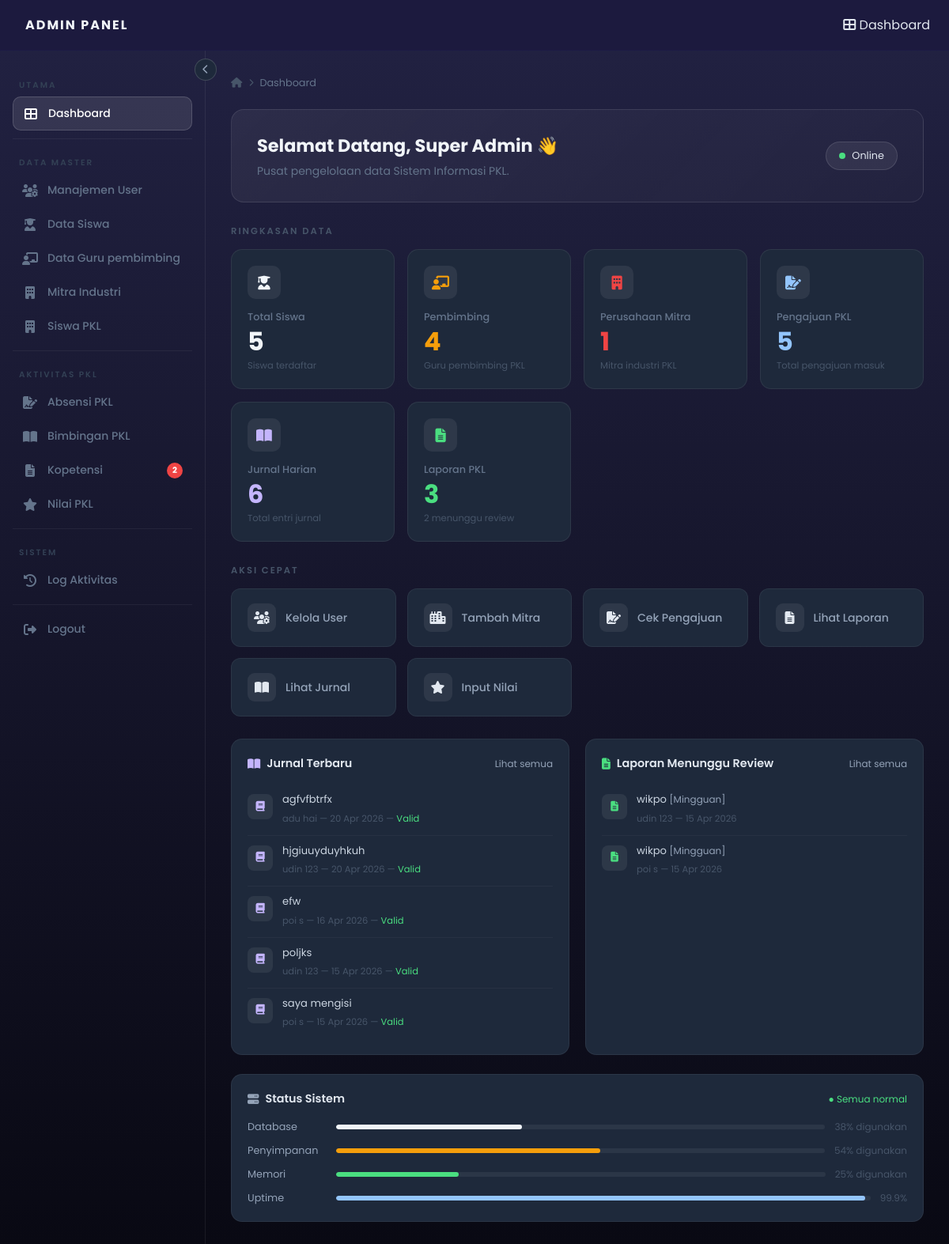
Screenshot of /admin/dashboard_admin2.php (signed in) with the database file from the repository.
### tables this page shows
CREATE TABLE `jurnal_harian` (
  `id` int(11) NOT NULL,
  `siswa_id` int(11) NOT NULL,
  `tanggal` date NOT NULL,
  `jam_masuk` time DEFAULT NULL,
  `jam_keluar` time DEFAULT NULL,
  `kegiatan` text NOT NULL,
  `foto_kegiatan` varchar(255) DEFAULT NULL,
  `status_validasi` enum('pending','valid','tolak') DEFAULT 'pending',
  `komentar_pembimbing` text DEFAULT NULL
);

CREATE TABLE `users` (
  `id` int(11) NOT NULL,
  `nama_depan` varchar(50) NOT NULL,
  `nama_belakang` varchar(50) NOT NULL,
  `email` varchar(100) NOT NULL,
  `password` varchar(255) NOT NULL,
  `role` enum('siswa','pembimbing','wakasek','admin') NOT NULL,
  `created_at` timestamp NOT NULL DEFAULT current_timestamp()
);

CREATE TABLE `laporan_pkl` (
  `id` int(11) NOT NULL,
  `siswa_id` int(11) NOT NULL,
  `judul_laporan` varchar(200) DEFAULT NULL,
  `file_path` varchar(255) DEFAULT NULL,
  `jenis_laporan` enum('mingguan','akhir') NOT NULL,
  `status_pembimbing` enum('pending','revisi','disetujui') DEFAULT 'pending',
  `status_wakasek` enum('pending','disetujui') DEFAULT 'pending',
  `catatan_revisi` text DEFAULT NULL,
  `tampil_di_publik` tinyint(1) DEFAULT 0,
  `created_at` timestamp NOT NULL DEFAULT current_timestamp()
);

### admin/dashboard_admin2.php (the view, shortened to what this page needs)
<?php
include "../config.php";
$total_siswa      = mysqli_fetch_assoc(mysqli_query($conn, "SELECT COUNT(*) c FROM users WHERE role='siswa'"))['c'];
$total_pembimbing = mysqli_fetch_assoc(mysqli_query($conn, "SELECT COUNT(*) c FROM users WHERE role='pembimbing'"))['c'];
$total_perusahaan = mysqli_fetch_assoc(mysqli_query($conn, "SELECT COUNT(*) c FROM mitra_industri"))['c'];
$total_jurnal     = mysqli_fetch_assoc(mysqli_query($conn, "SELECT COUNT(*) c FROM jurnal_harian"))['c'];
$total_pengajuan  = mysqli_fetch_assoc(mysqli_query($conn, "SELECT COUNT(*) c FROM pkl_pengajuan"))['c'];
$total_laporan    = mysqli_fetch_assoc(mysqli_query($conn, "SELECT COUNT(*) c FROM laporan_pkl"))['c'];
$total_laporan_pending = mysqli_fetch_assoc(mysqli_query($conn,
    "SELECT COUNT(*) c FROM laporan_pkl WHERE status_pembimbing='pending'"))['c'];
include '_header_admin.php';
?>
<div class="welcome-section delay-1">
  <div>
    <h1>Selamat Datang, <?php echo htmlspecialchars($_SESSION['user']['nama']); ?> 👋</h1>
    <p>Pusat pengelolaan data Sistem Informasi PKL.</p>
  </div>
  <div class="status-badge">
    <div class="status-dot"></div>
    Online
  </div>
</div>
<div class="section-title">Ringkasan Data</div>
<div class="stat-grid">
  <div class="stat-card delay-1">
    <div class="card-icon">
      <i class="fas fa-user-graduate" style="color:#f1f5f9;"></i>
    </div>
    <h3>Total Siswa</h3>
    <div class="number"><?php echo $total_siswa; ?></div>
    <div class="trend">Siswa terdaftar</div>
  </div>
  <div class="stat-card delay-2">
    <div class="card-icon">
      <i class="fas fa-chalkboard-teacher" style="color:#f59e0b;"></i>
    </div>
    <h3>Pembimbing</h3>
    <div class="number" style="color:#f59e0b;"><?php echo $total_pembimbing; ?></div>
    <div class="trend">Guru pembimbing PKL</div>
  </div>
  <div class="stat-card delay-3">
    <div class="card-icon">
      <i class="fas fa-building" style="color:#ef4444;"></i>
    </div>
    <h3>Perusahaan Mitra</h3>
    <div class="number" style="color:#ef4444;"><?php echo $total_perusahaan; ?></div>
    <div class="trend">Mitra industri PKL</div>
  </div>
  <div class="stat-card delay-4">
    <div class="card-icon">
      <i class="fas fa-file-signature" style="color:#93c5fd;"></i>
    </div>
    <h3>Pengajuan PKL</h3>
    <div class="number" style="color:#93c5fd;"><?php echo $total_pengajuan; ?></div>
    <div class="trend">Total pengajuan masuk</div>
  </div>
  <div class="stat-card delay-5">
    <div class="card-icon">
      <i class="fas fa-book-open" style="color:#c4b5fd;"></i>
    </div>
    <h3>Jurnal Harian</h3>
    <div class="number" style="color:#c4b5fd;"><?php echo $total_jurnal; ?></div>
    <div class="trend">Total entri jurnal</div>
  </div>
  <div class="stat-card delay-6">
    <div class="card-icon">
      <i class="fas fa-file-alt" style="color:#4ade80;"></i>
    </div>
    <h3>Laporan PKL</h3>
    <div class="number" style="color:#4ade80;"><?php echo $total_laporan; ?></div>
    <div class="trend"><?php echo $total_laporan_pending; ?> menunggu review</div>
  </div>
</div>
<div class="section-title delay-2">Aksi Cepat</div>
<div class="quick-grid">
  <a href="admin-users.php"       class="quick-card delay-1"><i class="fas fa-users-cog"></i>  Kelola User</a>
  <a href="admin-mitra.php"       class="quick-card delay-2"><i class="fas fa-city"></i>        Tambah Mitra</a>
  <a href="pkl-pengajuan.php"     class="quick-card delay-3"><i class="fas fa-file-signature"></i> Cek Pengajuan</a>
  <a href="pkl-laporan.php"       class="quick-card delay-4"><i class="fas fa-file-alt"></i>   Lihat Laporan</a>
  <a href="pkl-jurnal.php"        class="quick-card delay-5"><i class="fas fa-book-open"></i>   Lihat Jurnal</a>
  <a href="pkl-nilai.php"         class="quick-card delay-6"><i class="fas fa-star"></i>        Input Nilai</a>
</div>
<div style="display:grid; grid-template-columns:1fr 1fr; gap:20px; margin-top:24px;">
  <div class="panel delay-3">
    <div class="panel-header">
      <h3><i class="fas fa-book-open" style="color:#c4b5fd;"></i> Jurnal Terbaru</h3>
      <a href="pkl-jurnal.php">Lihat semua</a>
    </div>
    <?php
    $res_jurnal = mysqli_query($conn,
        "SELECT j.kegiatan, j.tanggal, j.status_validasi,
                u.nama_depan, u.nama_belakang
         FROM jurnal_harian j
         LEFT JOIN users u ON j.siswa_id = u.id
         ORDER BY j.id DESC LIMIT 5");
    if (mysqli_num_rows($res_jurnal) === 0): ?>
      <p style="text-align:center;padding:20px 0;color:#64748b;font-size:.82rem;">Belum ada jurnal.</p>
    <?php else: while ($jrn = mysqli_fetch_assoc($res_jurnal)): ?>
    <div class="activity-item">
      <div class="activity-icon">
        <i class="fas fa-book" style="color:#c4b5fd;"></i>
      </div>
      <div class="activity-text">
        <p><?php echo htmlspecialchars(mb_strimwidth($jrn['kegiatan'], 0, 60, '...')); ?></p>
        <span>
          <?php echo htmlspecialchars($jrn['nama_depan'] . ' ' . $jrn['nama_belakang']); ?>
          &mdash; <?php echo date('d M Y', strtotime($jrn['tanggal'])); ?>
          &mdash;
          <?php
            $badge = ['pending'=>'#f59e0b','valid'=>'#4ade80','tolak'=>'#ef4444'];
            $st    = $jrn['status_validasi'];
            echo "<span style='color:{$badge[$st]};'>" . ucfirst($st) . "</span>";
          ?>
        </span>
      </div>
    </div>
    <?php endwhile; endif; ?>
  </div>
  <div class="panel delay-4">
    <div class="panel-header">
      <h3><i class="fas fa-file-alt" style="color:#4ade80;"></i> Laporan Menunggu Review</h3>
      <a href="pkl-laporan.php">Lihat semua</a>
    </div>
    <?php
    $res_laporan = mysqli_query($conn,
        "SELECT l.judul_laporan, l.jenis_laporan, l.created_at,
                u.nama_depan, u.nama_belakang
         FROM laporan_pkl l
         LEFT JOIN users u ON l.siswa_id = u.id
         WHERE l.status_pembimbing = 'pending'
         ORDER BY l.id DESC LIMIT 5");
    if (mysqli_num_rows($res_laporan) === 0): ?>
      <p style="text-align:center;padding:20px 0;color:#64748b;font-size:.82rem;">Tidak ada laporan pending.</p>
    <?php else: while ($lpr = mysqli_fetch_assoc($res_laporan)): ?>
    <div class="activity-item">
      <div class="activity-icon">
        <i class="fas fa-file-alt" style="color:#4ade80;"></i>
      </div>
      <div class="activity-text">
        <p><?php echo htmlspecialchars($lpr['judul_laporan'] ?? '(Tanpa judul)'); ?>
           <span style="color:#94a3b8;font-size:.75rem;">[<?= ucfirst($lpr['jenis_laporan']) ?>]</span>
        </p>
        <span>
          <?php echo htmlspecialchars($lpr['nama_depan'] . ' ' . $lpr['nama_belakang']); ?>
          &mdash; <?php echo date('d M Y', strtotime($lpr['created_at'])); ?>
        </span>
      </div>
    </div>
    <?php endwhile; endif; ?>
  </div>
</div>
<div class="panel delay-5" style="margin-top:24px; margin-bottom:0;">
  <div class="panel-header">
    <h3><i class="fas fa-server" style="color:#94a3b8;"></i> Status Sistem</h3>
    <span style="font-size:.75rem;color:#4ade80;">● Semua normal</span>
  </div>
  <div class="status-list">
    <div class="status-row">
      <span>Database</span>
      <div class="progress-bar"><div class="progress-fill" style="width:38%;background:#f1f5f9;"></div></div>
      <div class="val">38% digunakan</div>
    </div>
    <div class="status-row">
      <span>Penyimpanan</span>
      <div class="progress-bar"><div class="progress-fill" style="width:54%;background:#f59e0b;"></div></div>
      <div class="val">54% digunakan</div>
    </div>
    <div class="status-row">
      <span>Memori</span>
      <div class="progress-bar"><div class="progress-fill" style="width:25%;background:#4ade80;"></div></div>
      <div class="val">25% digunakan</div>
    </div>
    <div class="status-row">
      <span>Uptime</span>
      <div class="progress-bar"><div class="progress-fill" style="width:99%;background:#93c5fd;"></div></div>
      <div class="val">99.9%</div>
    </div>
  </div>
</div>
<?php include '_footer_admin.php'; ?>

### rows the page displays
jurnal_harian: kegiatan "agfvfbtrfx", siswa.nama_belakang "adu hai", tanggal "20 Apr 2026", status_validasi "Valid"
jurnal_harian: kegiatan "hjgiuuyduyhkuh", siswa.nama_belakang "udin 123", tanggal "20 Apr 2026", status_validasi "Valid"
jurnal_harian: kegiatan "efw", siswa.nama_belakang "poi s", tanggal "16 Apr 2026", status_validasi "Valid"
jurnal_harian: kegiatan "poljks", siswa.nama_belakang "udin 123", tanggal "15 Apr 2026", status_validasi "Valid"
jurnal_harian: kegiatan "saya mengisi", siswa.nama_belakang "poi s", tanggal "15 Apr 2026", status_validasi "Valid"
laporan_pkl: judul_laporan "wikpo", jenis_laporan "Mingguan", siswa.nama_belakang "udin 123", created_at "15 Apr 2026"
laporan_pkl: judul_laporan "wikpo", jenis_laporan "Mingguan", siswa.nama_belakang "poi s", created_at "15 Apr 2026"

### other values shown
$label "Dashboard Manajemen User Data Siswa Data Guru pembimbing Mitra Industri Siswa PKL Absensi PKL Bimbingan PKL Kopetensi Nilai PKL Log Aktivitas Logout"
$badge "2"
$_SESSION['user']['nama'] "Super Admin"
$total_siswa "5"
$total_pembimbing "4"
$total_perusahaan "1"
$total_pengajuan "5"
$total_jurnal "6"
$total_laporan "3"
$total_laporan_pending "2"
